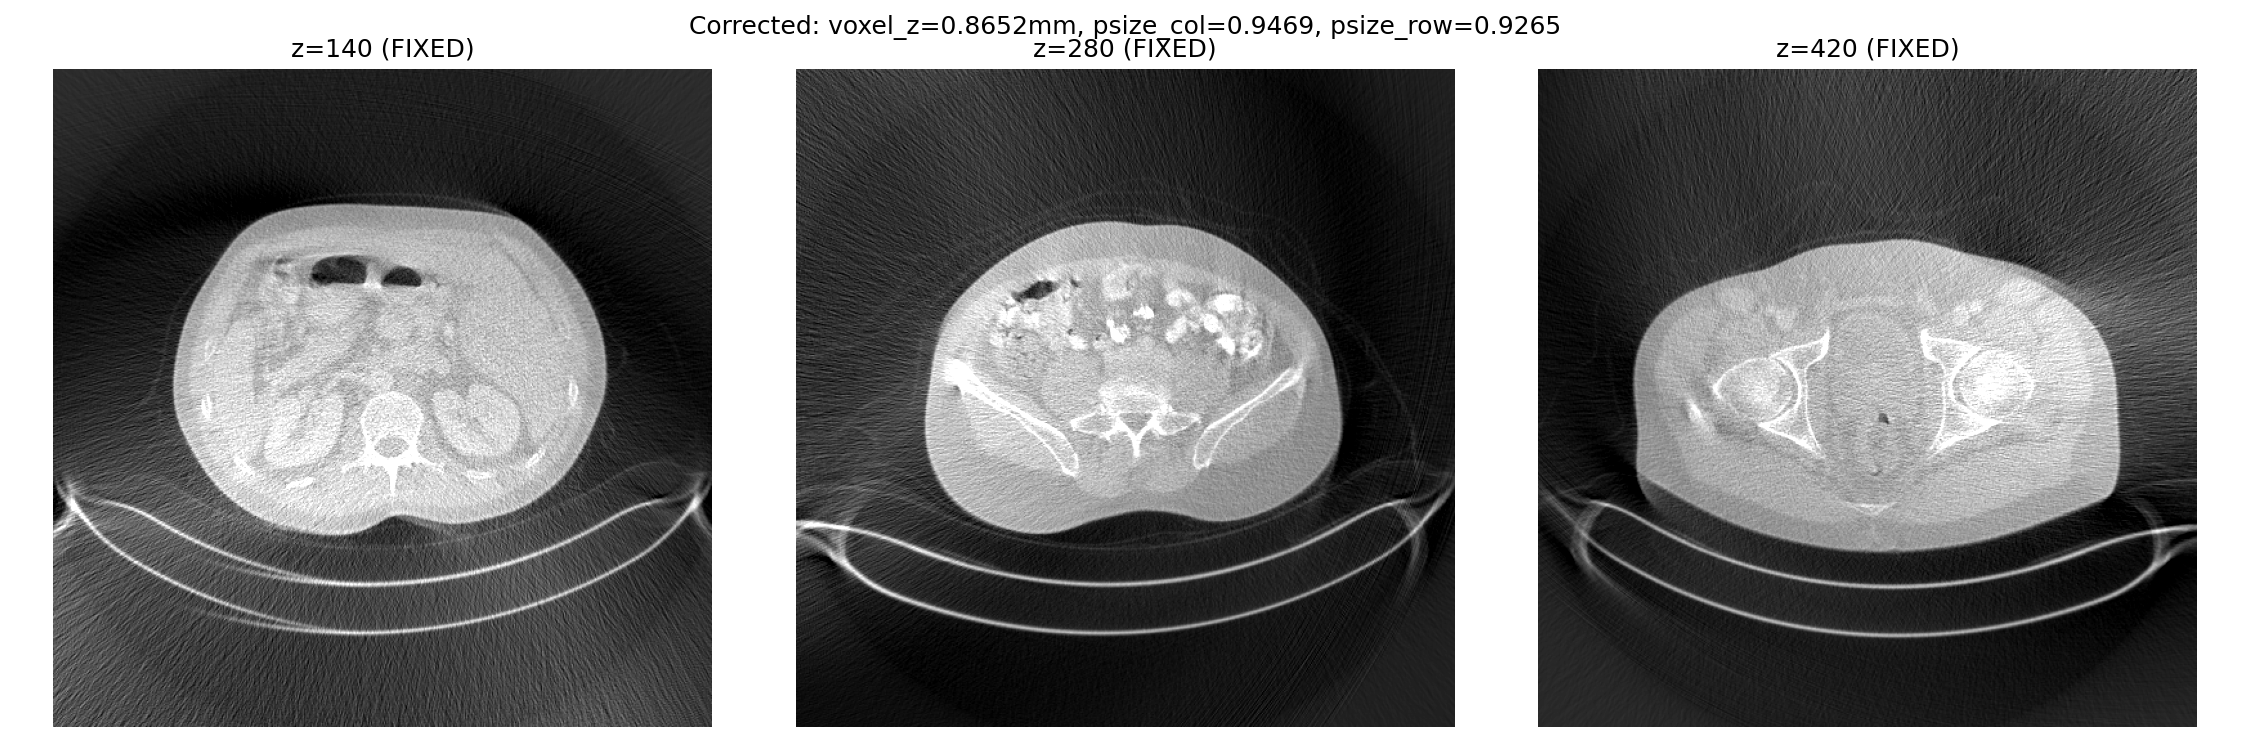

The Python source for this figure:
"""
Verify geometric fixes: VOXEL_SIZE_Z separation + detector pixel size separation.
Reconstructs 3 representative slices, measures couch drift.
"""
import sys, os
sys.path.insert(0, os.path.join(os.path.dirname(__file__), "..", "Quick Run Through 0304"))
sys.path.insert(0, os.path.join(os.path.dirname(__file__), ".."))
sys.path.insert(0, os.path.join(os.path.dirname(__file__), "..", "tests"))

from backproject_safe import ensure_astra_cuda_init
ensure_astra_cuda_init()

import copy
import numpy as np
from matplotlib import pyplot as plt
from time import time
import astra

from pykatsevich import load_dicom_projections
from pykatsevich.geometry import astra_helical_views
from pykatsevich.initialize import create_configuration
from pykatsevich.filter import filter_katsevich, sino_weight_td
from backproject_cupy import backproject_cupy

OUT_DIR = os.path.dirname(os.path.abspath(__file__))
DICOM_DIR = r"D:\AAPM-Data\L067\L067\quarter_DICOM-CT-PD"

ROWS = 512
COLS = 512
SLICES = 560
VOXEL_SIZE_XY = 0.664
CHUNK_Z = 1  # single slice per chunk for targeted reconstruction

# Slices to reconstruct
TEST_SLICES = [140, 280, 420]

print("=" * 60)
print("VERIFICATION: geometric fixes (VOXEL_SIZE_Z + separate psize)")
print("=" * 60)

# Load DICOM
print("\nLoading DICOM...")
t0 = time()
sino, meta = load_dicom_projections(DICOM_DIR)
print(f"Loaded {sino.shape} in {time()-t0:.1f}s")

# Compute VOXEL_SIZE_Z from table
table_z_span = meta["table_positions_mm"].max() - meta["table_positions_mm"].min()
VOXEL_SIZE_Z = table_z_span / SLICES
print(f"  table z-span: {table_z_span:.2f} mm")
print(f"  VOXEL_SIZE_XY = {VOXEL_SIZE_XY:.4f} mm")
print(f"  VOXEL_SIZE_Z  = {VOXEL_SIZE_Z:.6f} mm (was 0.664)")

# Pixel sizes
sg = meta["scan_geometry"]
psize_cols = sg["detector"]["detector psize cols"]
psize_rows = sg["detector"]["detector psize rows"]
psize_avg  = sg["detector"]["detector psize"]
print(f"  psize_cols = {psize_cols:.6f}, psize_rows = {psize_rows:.6f} (was avg={psize_avg:.6f})")

# Prepare angles, sinogram
angles_full = meta["angles_rad"].copy()
scan_geom_full = copy.deepcopy(meta["scan_geometry"])
z_shift_full = meta["table_positions_mm"] - meta["table_positions_mm"].mean()

# Apply mode: negate + flip_rows + offset(-pi/2)
angles_full = -angles_full - np.pi/2
sino_work = sino[:, ::-1, :].copy()

pitch_signed = meta["pitch_mm_per_rad_signed"]
scan_geom_full["helix"]["pitch_mm_rad"] = float(abs(pitch_signed))
scan_geom_full["helix"]["angles_range"] = float(abs(angles_full[-1] - angles_full[0]))

# Build full views (with separate pixel sizes)
views_full = astra_helical_views(
    scan_geom_full["SOD"], scan_geom_full["SDD"],
    scan_geom_full["detector"]["detector psize"],
    angles_full, meta["pitch_mm_per_angle"],
    vertical_shifts=z_shift_full,
    pixel_size_col=psize_cols,
    pixel_size_row=psize_rows,
)

det_rows_n = sg["detector"]["detector rows"]
det_cols_n = sg["detector"]["detector cols"]
total_half_z = SLICES * VOXEL_SIZE_Z * 0.5

print(f"\n  Volume z-range: [{-total_half_z:.2f}, {total_half_z:.2f}] mm (NEW)")
print(f"  Source z-range: [{z_shift_full.min():.2f}, {z_shift_full.max():.2f}] mm")

# ── z-cull helper ──
def z_cull(views, SOD, SDD, det_rows, psize, z_lo, z_hi, pitch_per_angle):
    src_z = views[:, 2]
    cone_half = 0.5 * det_rows * psize * (SOD / SDD)
    astep = abs(np.mean(np.diff(np.arctan2(views[:10, 1], views[:10, 0]))))
    ppt = 2 * np.pi / max(astep, 1e-12)
    margin = 1.0 * ppt * abs(pitch_per_angle)
    lo = src_z - cone_half - margin
    hi = src_z + cone_half + margin
    return np.where((hi >= z_lo) & (lo <= z_hi))[0]

# ── Reconstruct single slices ──
results = {}
for si in TEST_SLICES:
    print(f"\n--- Slice {si}/{SLICES} ---")
    chunk_z_min = -total_half_z + si * VOXEL_SIZE_Z
    chunk_z_max = -total_half_z + (si + 1) * VOXEL_SIZE_Z
    print(f"  z=[{chunk_z_min:.2f}, {chunk_z_max:.2f}] mm")

    keep = z_cull(views_full, scan_geom_full["SOD"], scan_geom_full["SDD"],
                  det_rows_n, psize_avg, chunk_z_min, chunk_z_max,
                  meta["pitch_mm_per_angle"])
    print(f"  z-cull: {len(keep)} projections")

    if len(keep) == 0:
        print("  [SKIP] no projections")
        continue

    sino_chunk = sino_work[keep].copy()
    angles_chunk = angles_full[keep].copy()
    views_chunk = views_full[keep]

    sg_chunk = copy.deepcopy(scan_geom_full)
    sg_chunk["helix"]["angles_range"] = float(abs(angles_chunk[-1] - angles_chunk[0]))
    sg_chunk["helix"]["angles_count"] = len(angles_chunk)

    proj_geom = astra.create_proj_geom("cone_vec", det_rows_n, det_cols_n, views_chunk)

    half_x = COLS * VOXEL_SIZE_XY * 0.5
    half_y = ROWS * VOXEL_SIZE_XY * 0.5
    vol_geom = astra.create_vol_geom(ROWS, COLS, 1,
                                      -half_x, half_x, -half_y, half_y,
                                      chunk_z_min, chunk_z_max)

    conf = create_configuration(sg_chunk, vol_geom)
    conf['source_pos'] = angles_chunk.astype(np.float32)
    conf['delta_s'] = float(np.mean(np.diff(angles_chunk)))

    t0 = time()
    sino_f32 = np.asarray(sino_chunk, dtype=np.float32, order="C")
    filtered = filter_katsevich(sino_f32, conf,
        {"Diff": {"Print time": False}, "FwdRebin": {"Print time": False}, "BackRebin": {"Print time": False}})
    sino_td = sino_weight_td(filtered, conf, False)
    t_filt = time() - t0

    t0 = time()
    rec = backproject_cupy(sino_td, conf, vol_geom, proj_geom, tqdm_bar=False)
    t_bp = time() - t0

    img = rec[:, :, 0]
    results[si] = img
    print(f"  Filter: {t_filt:.1f}s  BP: {t_bp:.1f}s  range=[{img.min():.4f}, {img.max():.4f}]")

# ── Couch drift measurement ──
print("\n" + "=" * 60)
print("COUCH DRIFT MEASUREMENT")
print("=" * 60)

def find_couch_row(img):
    """Find the couch (brightest structure near bottom of image)."""
    col_sum = np.mean(img[img.shape[0]//2:, :], axis=1)
    return np.argmax(col_sum) + img.shape[0] // 2

slices_sorted = sorted(results.keys())
if len(slices_sorted) >= 2:
    rows_found = []
    for si in slices_sorted:
        r = find_couch_row(results[si])
        rows_found.append(r)
        print(f"  Slice {si}: couch row = {r}")

    drift = max(rows_found) - min(rows_found)
    print(f"\n  Couch drift: {drift} px (was 92 px before fixes)")
    if drift < 10:
        print("  [OK] Drift is small - geometric alignment improved!")
    else:
        print("  [!] Drift still significant - further investigation needed")

# ── Sharpness measurement ──
print("\n" + "=" * 60)
print("SHARPNESS MEASUREMENT")
print("=" * 60)
for si in slices_sorted:
    img = results[si]
    gy, gx = np.gradient(img)
    sharpness = np.mean(np.sqrt(gx**2 + gy**2))
    print(f"  Slice {si}: sharpness = {sharpness:.6f}")

# ── Save comparison plot ──
n = len(slices_sorted)
fig, axes = plt.subplots(1, n, figsize=(5*n, 5))
if n == 1:
    axes = [axes]
for i, si in enumerate(slices_sorted):
    img = results[si]
    vmin, vmax = np.percentile(img, [1, 99])
    axes[i].imshow(img, cmap="gray", vmin=vmin, vmax=vmax)
    axes[i].set_title(f"z={si} (FIXED)")
    axes[i].axis("off")

fig.suptitle(f"Corrected: voxel_z={VOXEL_SIZE_Z:.4f}mm, psize_col={psize_cols:.4f}, psize_row={psize_rows:.4f}")
plt.tight_layout()
out_path = os.path.join(OUT_DIR, "verify_fixes.png")
plt.savefig(out_path, dpi=150)
print(f"\nSaved -> {out_path}")
plt.close()

print("\nDone.")
